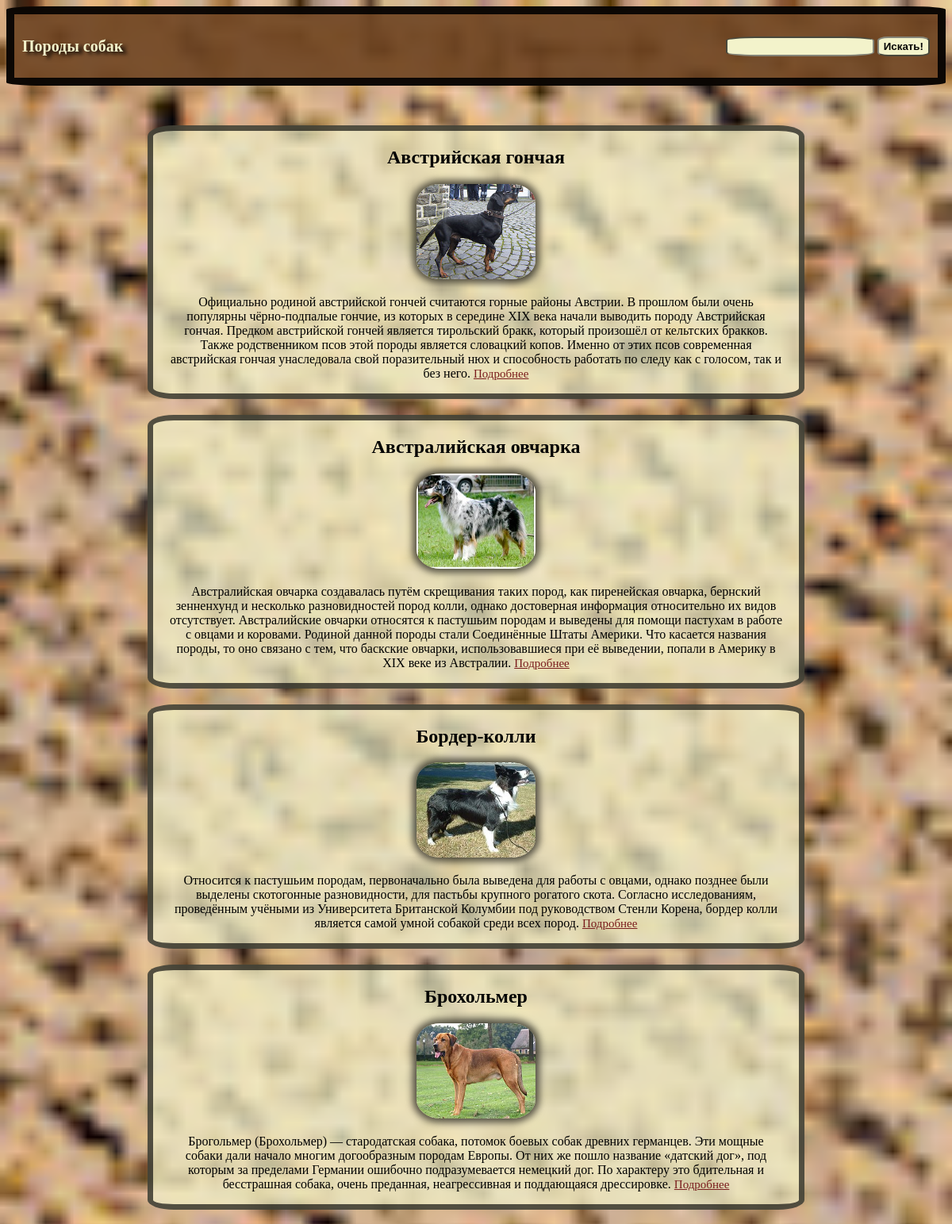
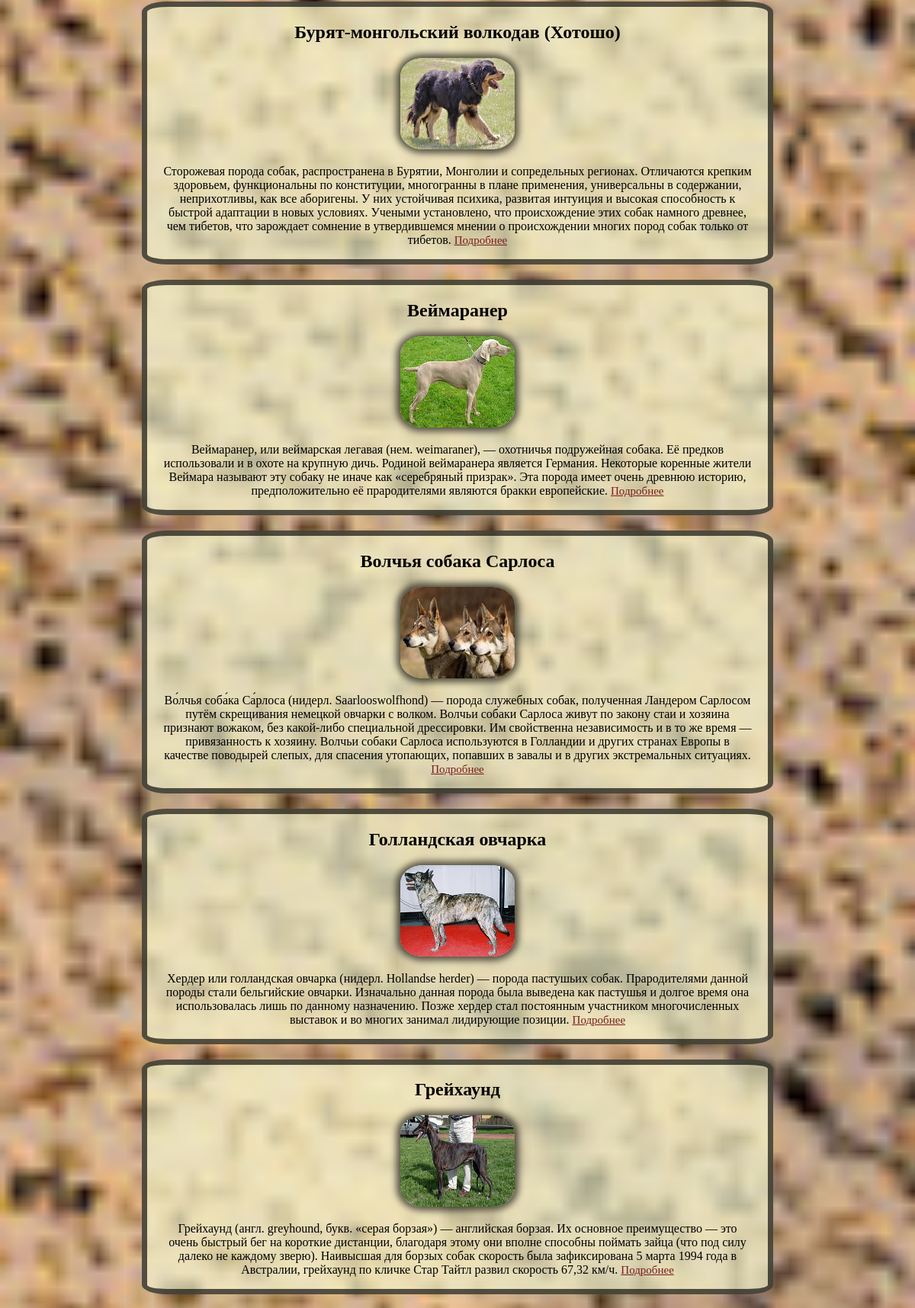
The page / (upper part) on the database its author committed (2 pictures, top to bottom).
### tables this page shows
CREATE TABLE breeds (
  id    INT AUTO_INCREMENT PRIMARY KEY,
  breed VARCHAR(70) NOT NULL,
  about TEXT NOT NULL,
  image VARCHAR(100) NOT NULL,
  link  VARCHAR(100) NOT NULL
);

### Template.php (called while the page is built, shortened)
<?php
class Template
{
    private $way;
    public function __construct($way, $data)
    {
        $this->way = $way;
        $this->data = $data;
    }
    public function getContent()
    {
        require $this->way;
        $result = ob_get_clean();
        return $result;
    }
}

### DbConnection.php (called while the page is built, shortened)
<?php
class DbConnection
{
    private static $con;
    public static function getDbConnection(string $host, string $user, string $password, string $db) : mysqli
    {
        self::$con = new mysqli($host, $user, $password, $db);
        self::$con->set_charset("utf8");
        return self::$con;
    }
}

### Query.php (called while the page is built, shortened)
<?php
class Query
{
    private $connection;
    public function __construct(string $host, string $user, string $password, string $db)
    {
        $this->connection = DbConnection::getDbConnection($host, $user, $password, $db);
    }
    public function getQueryResult(string $sql) : array
    {
        $result = $this->connection->query($sql);
        $arr = $result->fetch_all(MYSQLI_ASSOC);
        array_walk_recursive($arr, function (&$value, $key) {
            $value = strip_tags($value);
        });
        return $arr;
    }
}

### templates/index.php (the view, shortened to what this page needs)
<ul class="dogs-list">
    <?php foreach ($breeds as $breed) : ?>
        <li class="dogs-list-item">
            <h2><?=$breed['breed']; ?></h2>
            <img class="dog-image" src="<?=$breed['image']; ?>" width="150" height="120" alt="Порода">
            <p class="dog-description">
                <?=$breed['about']; ?>
                <a class="dog-more" target="_blank" href="<?=$breed['link']; ?>">Подробнее</a>
            </p>
        </li>
    <?php endforeach; ?>
</ul>

### templates/layout.php (shortened to what this page needs)
<!DOCTYPE html>
<html>
    <head>
        <link rel="stylesheet" href="styles/style.css">
    </head>
    <body>
        <header class="page-header">
            <a class="header-logo" href="index.php">Породы собак</a>
            <form class="header-search-form" action="search.php" method="GET">
                <input type="search" name="search" class="header-search-field">
                <button type="submit" name="submit" class="header-search-submit">Искать!</button>
            </form>
        </header>
        <main>
            <?=$pageContent; ?>
        </main>
    </body>
</html>

### index.php (shortened to what this page needs)
<?php
$queryConnection = new Query("p:localhost", "mayliah", "", "dogs");
$breeds = $queryConnection->getQueryResult("SELECT * FROM breeds");
$contentAddress = 'templates/index.php';
$contentValues = ['breeds' => $breeds];
$template = new Template($contentAddress, $contentValues);
$templateContent = $template->getContent();
$layoutAddress = 'templates/layout.php';
$layoutValues = ['title' => 'Породы собак',
                 'pageContent' => $templateContent];
$layout = new Template($layoutAddress, $layoutValues);
$layoutContent = $layout->getContent();
print $layoutContent;

### styles/style.css (style rules this page uses)
html { -webkit-box-sizing: border-box; box-sizing: border-box; }
*, *::before, *::after { -webkit-box-sizing: inherit; box-sizing: inherit; }
body { font-size: 16px; background: url("../images/paws.jpg") no-repeat center center fixed; background-color: rgba(219, 174, 116, 0.822);; -webkit-background-size: cover; -moz-background-size: cover; -o-background-size: cover; background-size: cover; }
.page-header { display: flex; justify-content: space-between; align-items: center; min-width: 450px; min-height: 100px; margin: 0 auto; padding: 0 10px; background-color: rgba(110, 68, 34, 0.9); border: 10px solid rgba(0, 0, 0, 0.9); border-radius: 4%; }
.header-logo { font-size: 20px; font-weight: bold; color: rgb(243, 243, 203); text-shadow: 5px 3px 5px rgb(0, 0, 0); text-decoration: none; cursor: pointer; }
.header-search-field { height: 25px; font-weight: bold; color: rgb(0, 0, 0); border-color: rgba(0, 0, 0, 0.7); border-radius: 20%; background-color: rgb(243, 243, 203); }
.header-search-submit { height: 25px; font-weight: bold; border-color: rgba(0, 0, 0, 0.7); border-radius: 20%; background-color: rgb(243, 243, 203); cursor: pointer; }
.dogs-list { list-style: none; margin: 0 auto; margin-top: 50px; padding: 0; }
.dogs-list-item { display: block; max-width: 70%; min-width: 450px; min-height: 150px; margin: 0 auto; margin-bottom: 20px; padding: 0 20px; text-align: center; background-color: rgba(243, 243, 203, 0.7); border: 7px solid rgba(0, 0, 0, 0.65); border-radius: 4%; }
.dogs-list-item .dog-image { box-shadow: 0 0 10px 5px rgba(0, 0, 0, 0.65); border-radius: 20%; }
.dogs-list-item .dog-more { font-size: 15px; color: rgb(122, 29, 29); }

### rows shown on the page
breeds: breed "Австрийская гончая", image (picture), about "Официально родиной австрийской гончей считаются горные районы Австрии. В прошлом были очень популярны чёрно-подпалые гончие, из которых в середине XIX века начали выводить породу Австрийская гончая. Предком австрийской гончей является тирольский бракк, который произошёл от кельтских бракков. Также родственником псов этой породы является словацкий копов. Именно от этих псов современная австрийская гончая унаследовала свой поразительный нюх и способность работать по следу как с голосом, так и без него."
breeds: breed "Австралийская овчарка", image (picture), about "Австралийская овчарка создавалась путём скрещивания таких пород, как пиренейская овчарка, бернский зенненхунд и несколько разновидностей пород колли, однако достоверная информация относительно их видов отсутствует. Австралийские овчарки относятся к пастушьим породам и выведены для помощи пастухам в работе с овцами и коровами. Родиной данной породы стали Соединённые Штаты Америки. Что касается названия породы, то оно связано с тем, что баскские овчарки, использовавшиеся при её выведении, попали в Америку в XIX веке из Австралии."
breeds: breed "Бордер-колли", image (picture), about "Относится к пастушьим породам, первоначально была выведена для работы с овцами, однако позднее были выделены скотогонные разновидности, для пастьбы крупного рогатого скота. Согласно исследованиям, проведённым учёными из Университета Британской Колумбии под руководством Стенли Корена, бордер колли является самой умной собакой среди всех пород."
breeds: breed "Брохольмер", image (picture), about "Брогольмер (Брохольмер) — стародатская собака, потомок боевых собак древних германцев. Эти мощные собаки дали начало многим догообразным породам Европы. От них же пошло название «датский дог», под которым за пределами Германии ошибочно подразумевается немецкий дог. По характеру это бдительная и бесстрашная собака, очень преданная, неагрессивная и поддающаяся дрессировке."
breeds: breed "Бурят-монгольский волкодав (Хотошо)", image (picture), about "Сторожевая порода собак, распространена в Бурятии, Монголии и сопредельных регионах. Отличаются крепким здоровьем, функциональны по конституции, многогранны в плане применения, универсальны в содержании, неприхотливы, как все аборигены. У них устойчивая психика, развитая интуиция и высокая способность к быстрой адаптации в новых условиях. Учеными установлено, что происхождение этих собак намного древнее, чем тибетов, что зарождает сомнение в утвердившемся мнении о происхождении многих пород собак только от тибетов."
breeds: breed "Веймаранер", image (picture), about "Веймаранер, или веймарская легавая (нем. weimaraner), — охотничья подружейная собака. Её предков использовали и в охоте на крупную дичь. Родиной веймаранера является Германия. Некоторые коренные жители Веймара называют эту собаку не иначе как «серебряный призрак». Эта порода имеет очень древнюю историю, предположительно её прародителями являются бракки европейские."
breeds: breed "Волчья собака Сарлоса", image (picture), about "Во́лчья соба́ка Са́рлоса (нидерл. Saarlooswolfhond) — порода служебных собак, полученная Ландером Сарлосом путём скрещивания немецкой овчарки с волком. Волчьи собаки Сарлоса живут по закону стаи и хозяина признают вожаком, без какой-либо специальной дрессировки. Им свойственна независимость и в то же время — привязанность к хозяину. Волчьи собаки Сарлоса используются в Голландии и других странах Европы в качестве поводырей слепых, для спасения утопающих, попавших в завалы и в других экстремальных ситуациях."
breeds: breed "Голландская овчарка", image (picture), about "Хердер или голландская овчарка (нидерл. Hollandse herder) — порода пастушьих собак. Прародителями данной породы стали бельгийские овчарки. Изначально данная порода была выведена как пастушья и долгое время она использовалась лишь по данному назначению. Позже хердер стал постоянным участником многочисленных выставок и во многих занимал лидирующие позиции."
breeds: breed "Грейхаунд", image (picture), about "Грейхаунд (англ. greyhound, букв. «серая борзая») — английская борзая. Их основное преимущество — это очень быстрый бег на короткие дистанции, благодаря этому они вполне способны поймать зайца (что под силу далеко не каждому зверю). Наивысшая для борзых собак скорость была зафиксирована 5 марта 1994 года в Австралии, грейхаунд по кличке Стар Тайтл развил скорость 67,32 км/ч."
